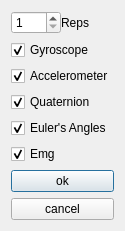
<?xml version="1.0" encoding="UTF-8"?>
<ui version="4.0">
 <class>FlagsDialog</class>
 <widget class="QDialog" name="FlagsDialog">
  <property name="geometry">
   <rect>
    <x>0</x>
    <y>0</y>
    <width>110</width>
    <height>219</height>
   </rect>
  </property>
  <property name="windowTitle">
   <string>Dialog</string>
  </property>
  <layout class="QVBoxLayout" name="verticalLayout">
   <item>
    <layout class="QHBoxLayout" name="mHLReps">
     <property name="spacing">
      <number>0</number>
     </property>
     <property name="sizeConstraint">
      <enum>QLayout::SetFixedSize</enum>
     </property>
     <item>
      <widget class="QSpinBox" name="mSBReps">
       <property name="maximumSize">
        <size>
         <width>50</width>
         <height>16777215</height>
        </size>
       </property>
       <property name="minimum">
        <number>1</number>
       </property>
       <property name="maximum">
        <number>100</number>
       </property>
      </widget>
     </item>
     <item>
      <widget class="QLabel" name="mLBReps">
       <property name="text">
        <string>Reps</string>
       </property>
      </widget>
     </item>
    </layout>
   </item>
   <item>
    <widget class="QCheckBox" name="mCBGyroscope">
     <property name="enabled">
      <bool>true</bool>
     </property>
     <property name="text">
      <string>Gyroscope</string>
     </property>
     <property name="checked">
      <bool>true</bool>
     </property>
     <property name="tristate">
      <bool>false</bool>
     </property>
    </widget>
   </item>
   <item>
    <widget class="QCheckBox" name="mCBAccelerometer">
     <property name="text">
      <string>Accelerometer</string>
     </property>
     <property name="checked">
      <bool>true</bool>
     </property>
    </widget>
   </item>
   <item>
    <widget class="QCheckBox" name="mCBQuaternion">
     <property name="text">
      <string>Quaternion</string>
     </property>
     <property name="checked">
      <bool>true</bool>
     </property>
    </widget>
   </item>
   <item>
    <widget class="QCheckBox" name="mCBEuler">
     <property name="text">
      <string>Euler's Angles</string>
     </property>
     <property name="checked">
      <bool>true</bool>
     </property>
    </widget>
   </item>
   <item>
    <widget class="QCheckBox" name="mCBEmg">
     <property name="text">
      <string>Emg</string>
     </property>
     <property name="checked">
      <bool>true</bool>
     </property>
    </widget>
   </item>
   <item>
    <widget class="QPushButton" name="mPBOk">
     <property name="text">
      <string>ok</string>
     </property>
    </widget>
   </item>
   <item>
    <widget class="QPushButton" name="mPBCancel">
     <property name="text">
      <string>cancel</string>
     </property>
    </widget>
   </item>
   <item>
    <spacer name="mVSBottom">
     <property name="orientation">
      <enum>Qt::Vertical</enum>
     </property>
     <property name="sizeHint" stdset="0">
      <size>
       <width>20</width>
       <height>40</height>
      </size>
     </property>
    </spacer>
   </item>
  </layout>
 </widget>
 <resources/>
 <connections>
  <connection>
   <sender>mPBOk</sender>
   <signal>clicked()</signal>
   <receiver>FlagsDialog</receiver>
   <slot>onOk()</slot>
   <hints>
    <hint type="sourcelabel">
     <x>74</x>
     <y>159</y>
    </hint>
    <hint type="destinationlabel">
     <x>107</x>
     <y>139</y>
    </hint>
   </hints>
  </connection>
  <connection>
   <sender>mPBCancel</sender>
   <signal>clicked()</signal>
   <receiver>FlagsDialog</receiver>
   <slot>onCancel()</slot>
   <hints>
    <hint type="sourcelabel">
     <x>43</x>
     <y>191</y>
    </hint>
    <hint type="destinationlabel">
     <x>104</x>
     <y>202</y>
    </hint>
   </hints>
  </connection>
 </connections>
 <slots>
  <slot>onOk()</slot>
  <slot>onCancel()</slot>
 </slots>
</ui>
